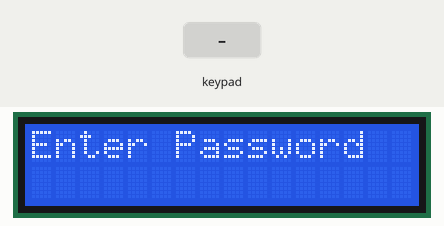
A sketch run on a simulated Arduino Uno, built with avr-gcc and run on an emulated ATmega328P. On the bench: 16×2 character LCD. Inputs (shaded band) come from the test bench.

Above: at 1.2 s.
1.3 s: keypad keys 1 2 3 4 # pressed 0.4 s apart
At 3.9 s:
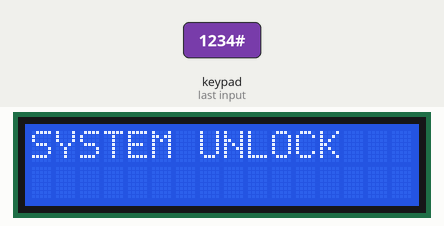
6.3 s: key 'A' pressed
At 7.5 s:
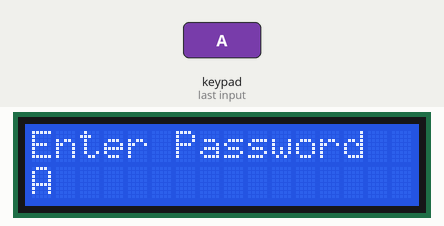
7.8 s: key 'B' pressed
At 8.7 s:
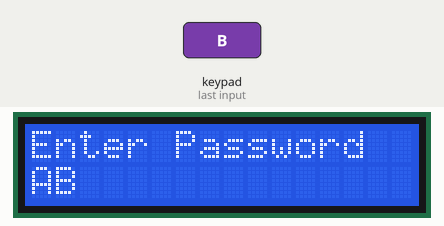
9.3 s: keypad keys 1 2 3 4 A pressed 0.4 s apart
At 12.3 s:
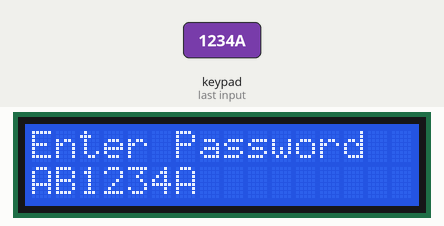
12.8 s: key 'C' pressed
At 13.9 s:
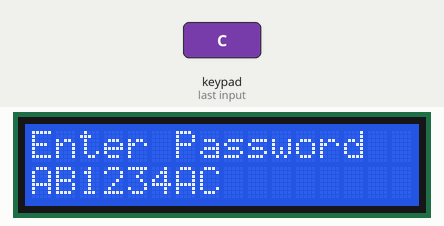
14.3 s: keypad keys 1 2 3 4 D pressed 0.4 s apart
At 16.2 s:
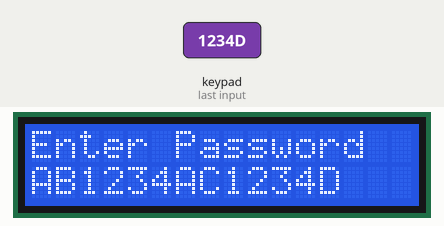
Timing chart, 0 to 17.7 s (numbered marks = the images above; inputs shaded):
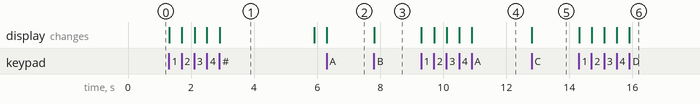

The sketch:

Arduino_code.ino
```cpp
#include <Keypad.h>
#include <LiquidCrystal.h>

// LCD pins: RS, EN, D4, D5, D6, D7
LiquidCrystal lcd(12, 11, 4, 5, 3, 2);

// Keypad setup
const byte ROWS = 4;
const byte COLS = 4;

char keys[ROWS][COLS] = {
  {'1','2','3','A'},
  {'4','5','6','B'},
  {'7','8','9','C'},
  {'*','0','#','D'}
};

byte rowPins[ROWS] = {A0, A1, A2, A3};
byte colPins[COLS] = {6, 7, 8, 9};

Keypad keypad = Keypad(makeKeymap(keys), rowPins, colPins, ROWS, COLS);

// Password
String password = "1234";
String input = "";

void setup() {

  lcd.begin(16, 2);

  lcd.setCursor(0, 0);
  lcd.print("Enter Password");
}

void loop() {

  char key = keypad.getKey();

  if (key) {

    // Check password when # is pressed
    if (key == '#') {

      lcd.clear();

      if (input == password) {

        lcd.setCursor(0, 0);
        lcd.print("SYSTEM UNLOCK");
      }
      else {

        lcd.setCursor(0, 0);
        lcd.print("WRONG PASSWORD");
      }

      delay(3000);

      // Clear old password
      input = "";

      lcd.clear();
      lcd.setCursor(0, 0);
      lcd.print("Enter Password");
    }

    // Clear input using *
    else if (key == '*') {

      input = "";

      lcd.clear();
      lcd.setCursor(0, 0);
      lcd.print("Enter Password");
    }

    // Store keypad input
    else {

      input += key;

      lcd.setCursor(0, 1);
      lcd.print(input);
    }
  }
}
```

Measured:
- after the input at 1.3 s, the display: first changes at once (image 1 shows a later state)
- after the input at 6.3 s, the display: changes at once (image 2)
- after the input at 7.8 s, the display: changes at once (image 3)
- after the input at 9.3 s, the display: first changes at once (image 4 shows a later state)
- after the input at 12.8 s, the display: changes at once (image 5)
- after the input at 14.3 s, the display: first changes at once (image 6 shows a later state)
- what the display in image 1 shows lasts 3.0 s, from 2.9 s to 5.9 s
